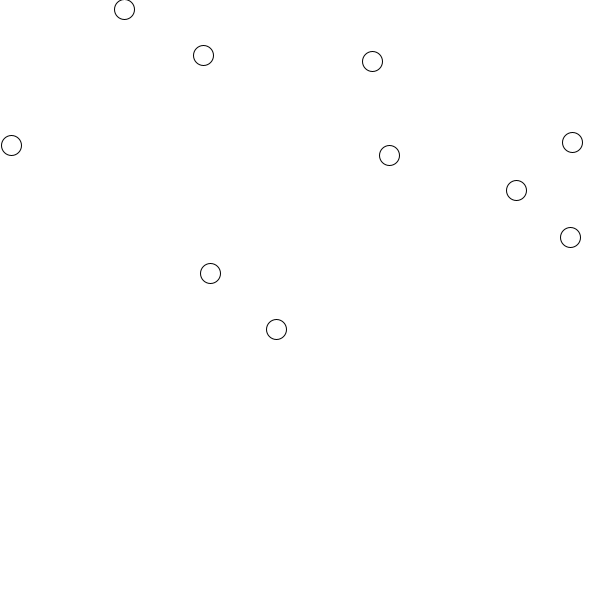
Frame 1 (no input)
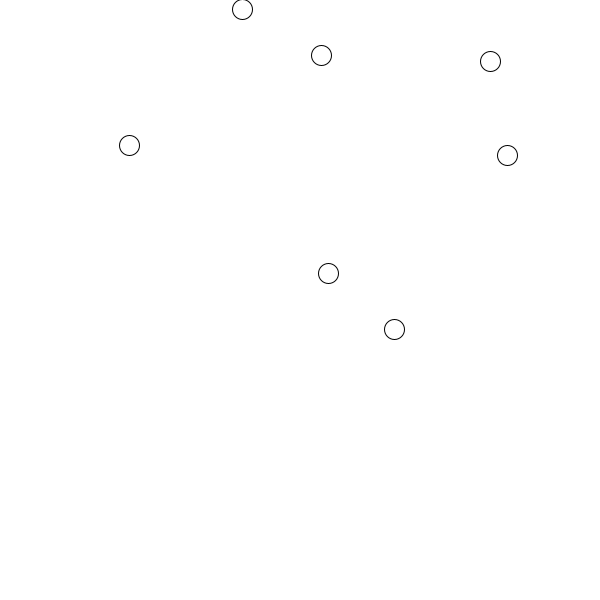
Frame 60 (the mouse pressed at the canvas centre just before this capture)
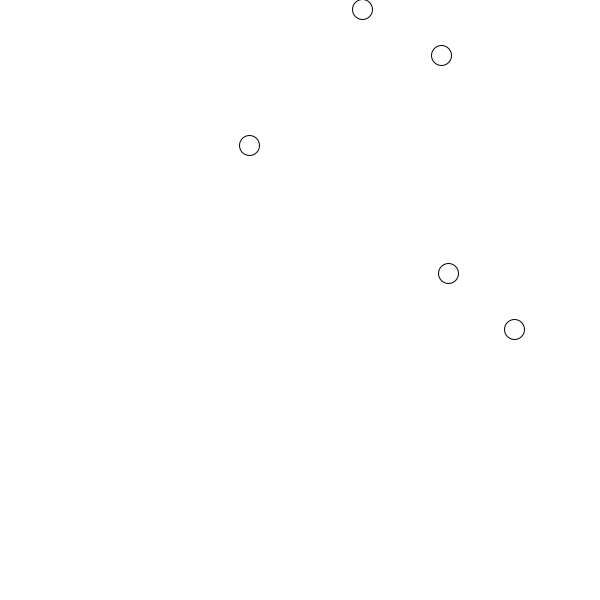
Frame 120 (the mouse held since frame 60 and released just before this capture)

The Processing sketch that drew these frames (run headless with seeded random() and noise(); from frame 60 on, the mouse is pressed at the canvas centre):

// Processing sketch: sketch_01_basic_arrays
// ── sketch_01_basic_arrays.pde
class Point2D {
  float x;
  float y;
  
  Point2D(float _x, float _y) {
    x = _x;
    y = _y;
  }
  
  void draw() {
    stroke(0);
    ellipse(x, y, 20, 20); 
  }
  
  void move(float _x, float _y) {
    x = x + _x;
    y = y + _y;
  }
  
}

Point2D[] stack = new Point2D[10];

void setup() {
  size(600, 600);
  
  for (int i = 0; i < stack.length; i++) {
    Point2D point = new Point2D(random(width), random(height));
    stack[i] = point;
  }
}

void draw() {
  background(255);
   for (int i = 0; i < stack.length; i++) {
     Point2D point = stack[i];
     point.move(2, 0);
     point.draw(); 
   }
}
